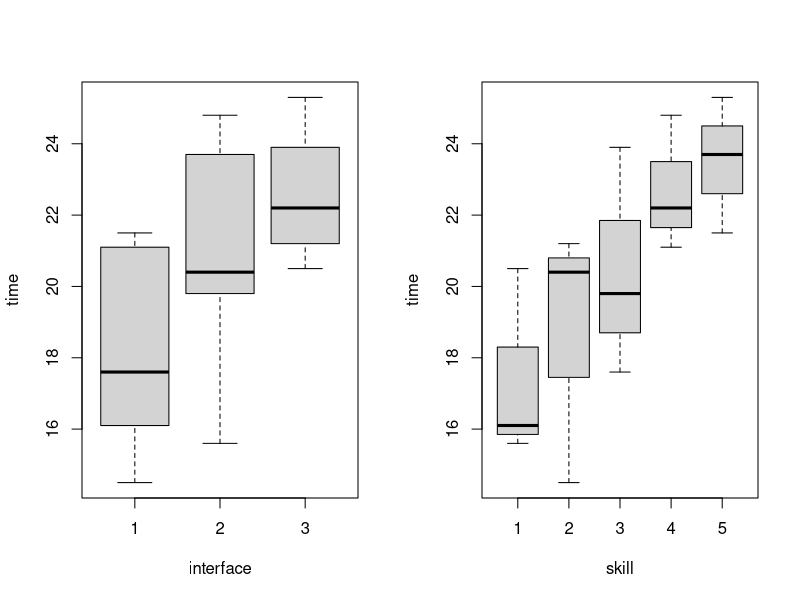
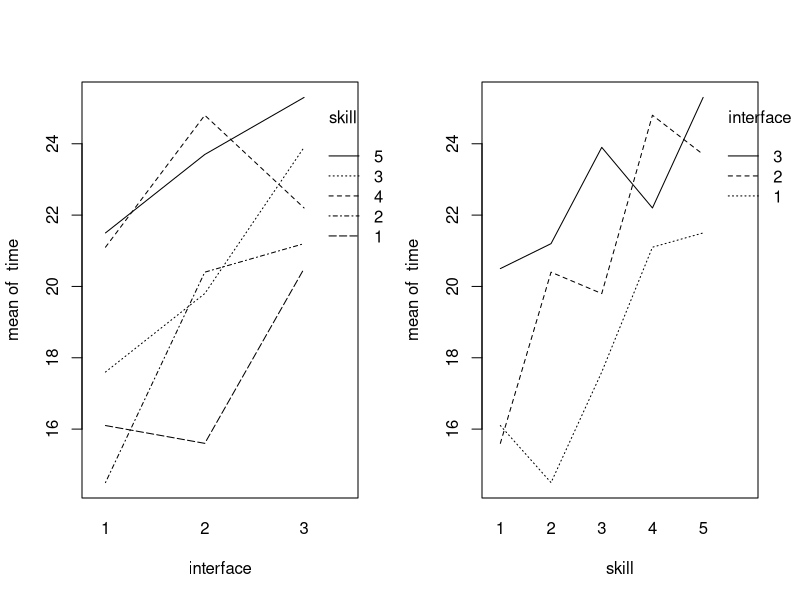
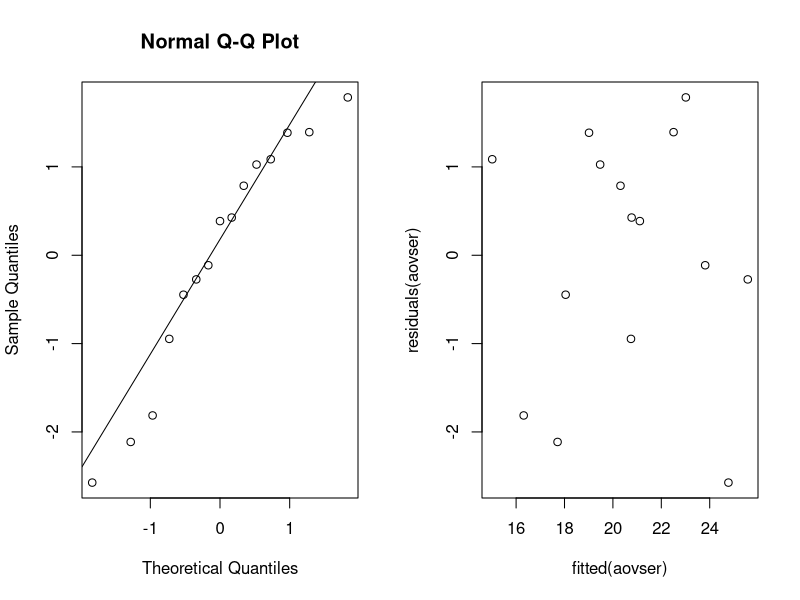
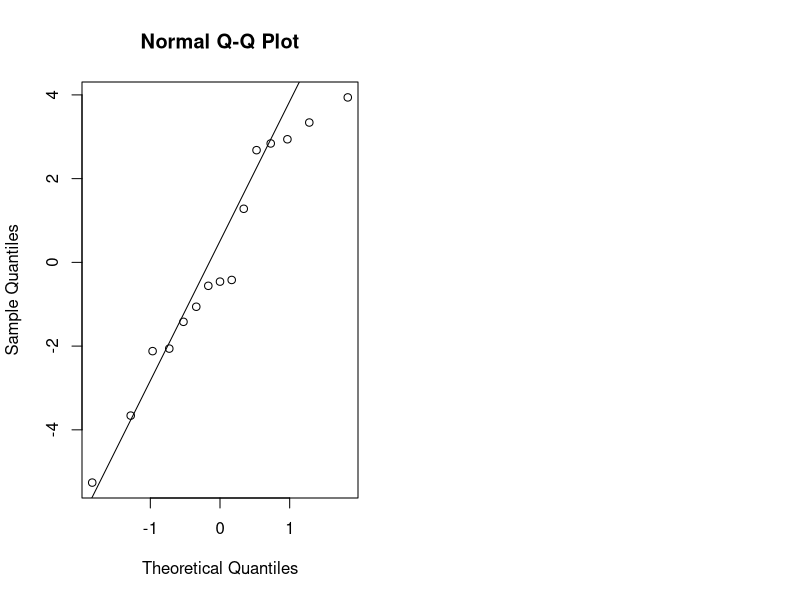

Write R code to recreate these figures, in order.
## ---- chunk 1
library(knitr)
library(multcomp)
library(lme4)
## ---- chunk 2
search = read.table("search.txt", header = TRUE)
attach(search)
## ---- chunk 3
B = 5 # 5 user skill levels
I = 3 # 3 interface types

blocks = matrix(0, B, I)

for (i in 1:B) {
  blocks[i, ] = sample(((i - 1) * I + 1):(i * I))
}

kable(x = blocks, caption = "Randomization of students to interfaces")
## ---- chunk 4
par(mfrow = c(1, 2))

boxplot(time ~ interface)
boxplot(time ~ skill)

interaction.plot(interface, skill, time)
interaction.plot(skill, interface, time)
## ---- chunk 5
search$interface = as.factor(interface)
search$skill = as.factor(skill)
## ---- chunk 6
aovser = lm(time ~ interface + skill, data = search)
anova(aovser)
## ---- chunk 7
multser = glht(aovser, linfct = mcp(skill = "Tukey"))
summary(multser)
## ---- chunk 8
par(mfrow = c(1, 2))
qqnorm(residuals(aovser))
qqline(residuals(aovser))
plot(fitted(aovser), residuals(aovser))
## ---- chunk 9
friedman.test(time, interface, skill)
## ---- chunk 10
aovinter = lm(time ~ interface, data = search)
anova(aovinter)
## ---- chunk 11
qqnorm(residuals(aovinter))
qqline(residuals(aovinter))
